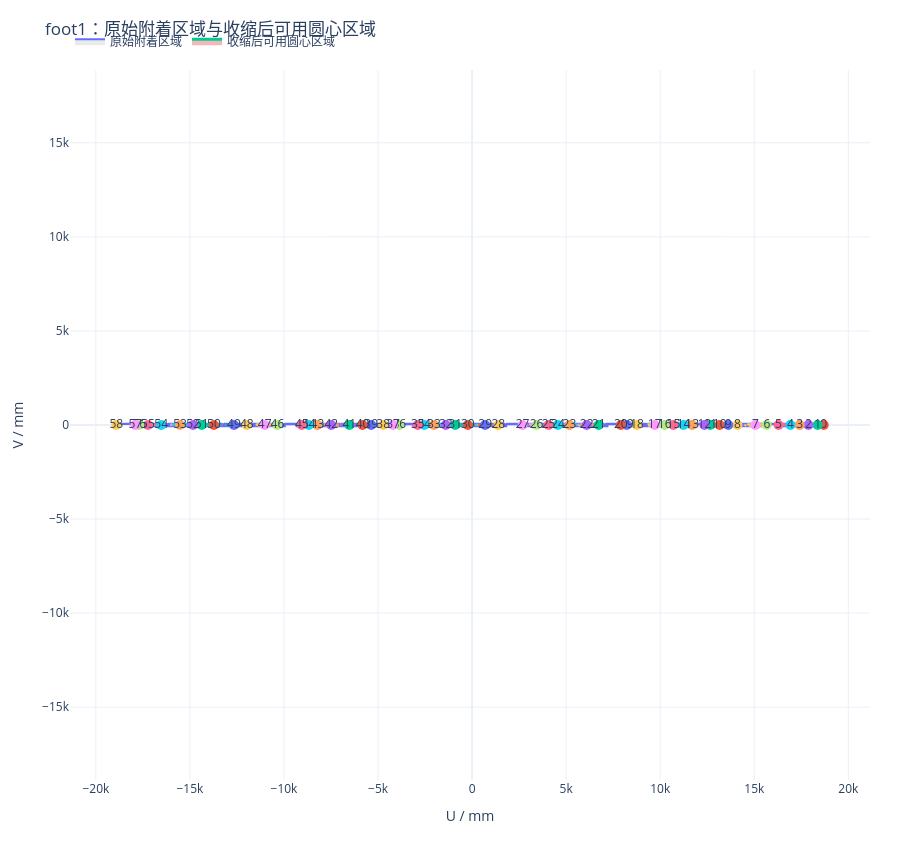
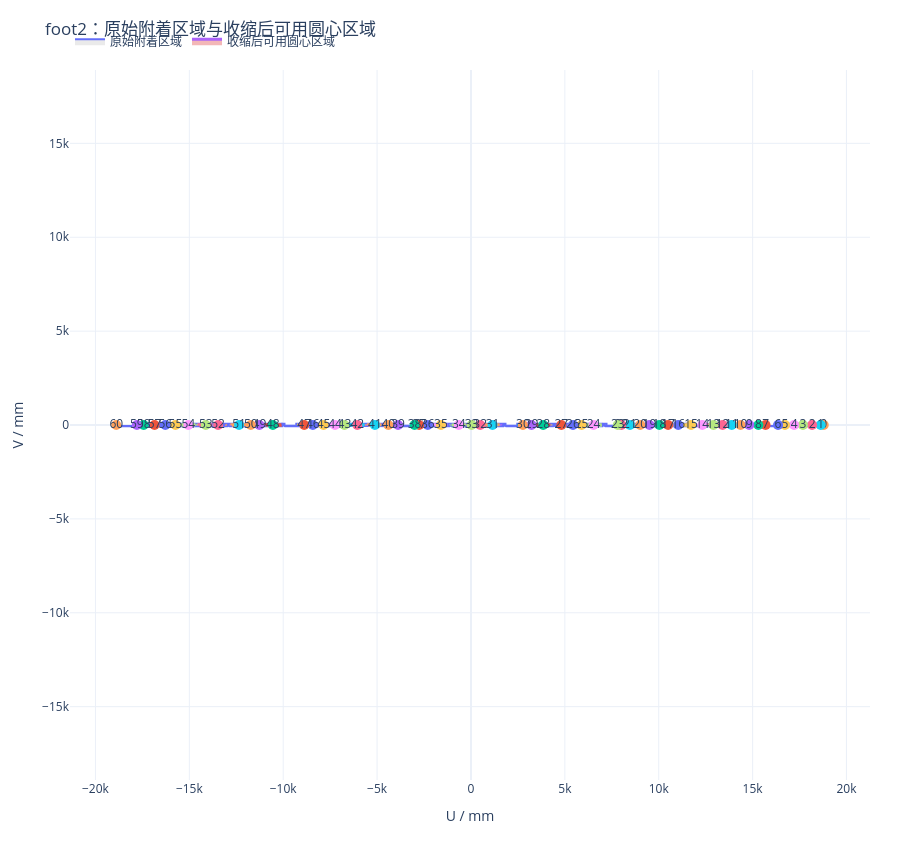

Notebook source saved alongside these figures, in order:
### Code cell
# =========================================================
# 第七段：绘制原始区域与收缩后区域
# =========================================================

DISPLAY_SCALE = 1000.0  # m -> mm


def plot_polygon_list_plotly(
    fig,
    geometry,
    name,
    line_width=2,
    line_dash=None,
    fillcolor=None,
    opacity=0.2,
    showlegend=True,
):
    """
    将 Polygon / MultiPolygon 画到 Plotly 图中
    """

    polygons = get_polygon_list(geometry)

    first_trace = True

    for polygon in polygons:

        exterior = np.asarray(polygon.exterior.coords)

        fig.add_trace(
            go.Scatter(
                x=exterior[:, 0] * DISPLAY_SCALE,
                y=exterior[:, 1] * DISPLAY_SCALE,
                mode="lines",
                name=name,
                legendgroup=name,
                showlegend=(showlegend and first_trace),
                line=dict(
                    width=line_width,
                    dash=line_dash,
                ),
                fill="toself" if fillcolor is not None else None,
                fillcolor=fillcolor,
                opacity=opacity,
                hovertemplate=(
                    "U：%{x:.3f} mm<br>"
                    "V：%{y:.3f} mm"
                    f"<extra>{name}</extra>"
                ),
            )
        )

        # 画孔洞
        for interior in polygon.interiors:
            hole = np.asarray(interior.coords)

            fig.add_trace(
                go.Scatter(
                    x=hole[:, 0] * DISPLAY_SCALE,
                    y=hole[:, 1] * DISPLAY_SCALE,
                    mode="lines",
                    name=f"{name}-hole",
                    legendgroup=f"{name}-hole",
                    showlegend=False,
                    line=dict(
                        width=line_width,
                        dash="dash",
                    ),
                    hovertemplate=(
                        "U：%{x:.3f} mm<br>"
                        "V：%{y:.3f} mm"
                        f"<extra>{name}孔洞</extra>"
                    ),
                )
            )

        first_trace = False


for name in ["foot1", "foot2"]:

    original_region = uv_regions[name]
    shrunk_region = shrunk_regions.get(name, None)

    fig = go.Figure()

    # 原始区域：灰色
    plot_polygon_list_plotly(
        fig=fig,
        geometry=original_region,
        name="原始附着区域",
        line_width=2,
        fillcolor="rgba(150,150,150,0.20)",
        opacity=1.0,
        showlegend=True,
    )

    # 收缩后区域：红色
    if shrunk_region is not None and not shrunk_region.is_empty:
        plot_polygon_list_plotly(
            fig=fig,
            geometry=shrunk_region,
            name="收缩后可用圆心区域",
            line_width=3,
            fillcolor="rgba(220,50,50,0.35)",
            opacity=1.0,
            showlegend=True,
        )

        # 给每个独立小区域标个序号
        if shrunk_region.geom_type == "Polygon":
            parts = [shrunk_region]
        else:
            parts = list(shrunk_region.geoms)

        for idx, part in enumerate(parts):
            cx, cy = part.centroid.x, part.centroid.y

            fig.add_trace(
                go.Scatter(
                    x=[cx * DISPLAY_SCALE],
                    y=[cy * DISPLAY_SCALE],
                    mode="markers+text",
                    text=[str(idx)],
                    textposition="middle center",
                    marker=dict(size=10),
                    name=f"区域{idx}",
                    showlegend=False,
                    hovertemplate=(
                        f"区域 {idx}<br>"
                        f"面积：{part.area * 1e6:.2f} mm²"
                        "<extra></extra>"
                    ),
                )
            )

    fig.update_layout(
        title=f"{name}：原始附着区域与收缩后可用圆心区域",
        xaxis_title="U / mm",
        yaxis_title="V / mm",
        template="plotly_white",
        dragmode="pan",
        hovermode="closest",
        height=850,
        margin=dict(l=70, r=30, t=70, b=70),
        legend=dict(
            orientation="h",
            yanchor="bottom",
            y=1.02,
            xanchor="left",
            x=0,
        ),
    )

    # 保持真实比例
    fig.update_yaxes(
        scaleanchor="x",
        scaleratio=1,
        showgrid=True,
        zeroline=True,
    )

    fig.update_xaxes(
        showgrid=True,
        zeroline=True,
    )

    output_path = Path(f"{name}_shrunk_region_interactive.html")

    fig.write_html(
        output_path,
        include_plotlyjs=True,
        full_html=True,
        config={
            "scrollZoom": True,
            "displaylogo": False,
            "responsive": True,
        },
    )

    print(f"{name}收缩结果交互图已保存：{output_path.resolve()}")

        # 在Notebook、VS Code等环境中直接显示
    fig.show(
        config={
            "scrollZoom": True,
            "displaylogo": False,
            "responsive": True,
        }
    )
